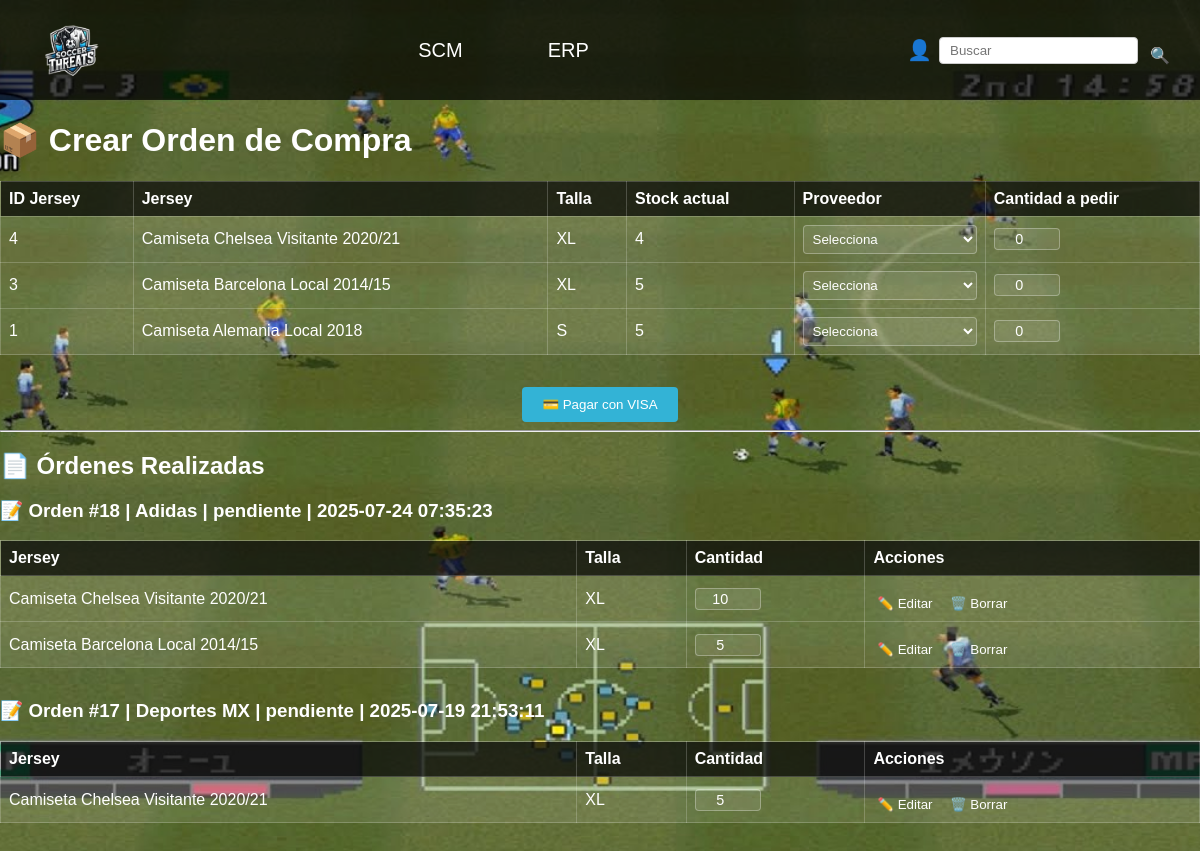
Screenshot of /compras.php (signed in) with the database file from the repository.
### tables this page shows
CREATE TABLE `jersey_tallas` (
  `id_jersey` int NOT NULL,
  `id_talla` int NOT NULL,
  `stock` int DEFAULT NULL
);

CREATE TABLE `jerseys` (
  `id_jersey` int NOT NULL,
  `nombre` varchar(150) DEFAULT NULL,
  `precio` decimal(8,2) DEFAULT NULL,
  `imagen_url` varchar(255) DEFAULT NULL,
  `temporada` varchar(20) DEFAULT NULL,
  `id_equipo` int DEFAULT NULL
);

CREATE TABLE `tallas` (
  `id_talla` int NOT NULL,
  `talla` varchar(5) DEFAULT NULL
);

CREATE TABLE `ordenes_compra` (
  `id_orden` int NOT NULL,
  `fecha` datetime DEFAULT CURRENT_TIMESTAMP,
  `id_proveedor` int DEFAULT NULL,
  `estado` enum('pendiente','enviado','recibido') DEFAULT 'pendiente'
);

CREATE TABLE `proveedores` (
  `id_proveedor` int NOT NULL,
  `nombre` varchar(100) DEFAULT NULL,
  `contacto` varchar(100) DEFAULT NULL,
  `telefono` varchar(20) DEFAULT NULL,
  `correo` varchar(150) DEFAULT NULL,
  `direccion` text
);

CREATE TABLE `orden_detalle` (
  `id_orden` int DEFAULT NULL,
  `id_jersey` int DEFAULT NULL,
  `id_talla` int DEFAULT NULL,
  `cantidad` int DEFAULT NULL
);

### compras.php (the view, shortened to what this page needs)
<?php
include 'auth.php';
$sql = "
SELECT jt.id_jersey, jt.id_talla, jt.stock, j.nombre AS jersey_nombre, t.talla AS talla_nombre
FROM jersey_tallas jt
JOIN jerseys j ON jt.id_jersey = j.id_jersey
JOIN tallas t ON jt.id_talla = t.id_talla
WHERE jt.stock <= 5
ORDER BY jt.stock ASC
";
$result = $conn->query($sql);
$ordenes = $conn->query("
SELECT oc.id_orden, oc.fecha, oc.estado, p.nombre AS proveedor
FROM ordenes_compra oc
JOIN proveedores p ON oc.id_proveedor = p.id_proveedor
ORDER BY oc.fecha DESC
");
?>
<!DOCTYPE html>
<html lang="es">
<head>
    <link rel="stylesheet" href="static/styles/index.css">
    <link rel="stylesheet" href="static/styles/modal.css">
    <link rel="stylesheet" href="static/styles/perfil.css">
    <link rel="stylesheet" href="static/styles/dropdown.css">
    <link rel="stylesheet" href="static/styles/compras.css">
</head>
<body>
    <header class="menu">
        <img src="static/images/logo.png" alt="Logo" class="logo">
        <ul>
            <li>
                <a href="#">SCM</a>
            </li>
            <li>
                <a href="#">ERP</a>
            </li>
        </ul>
        <form class="buscador" action="/buscar" method="get">
            <a href="#" class="profile" id="openLogin">👤</a>
            <input type="text" name="q" placeholder="Buscar">
            <button type="submit">🔍</button>
        </form>
    </header>
    <h1>📦 Crear Orden de Compra</h1>
    <form method="post">
        <table border="1" cellpadding="5" cellspacing="0">
            <thead>
                <tr>
                    <th>ID Jersey</th>
                    <th>Jersey</th>
                    <th>Talla</th>
                    <th>Stock actual</th>
                    <th>Proveedor</th>
                    <th>Cantidad a pedir</th>
                </tr>
            </thead>
            <tbody>
                <?php while ($row = $result->fetch_assoc()) : ?>
                <tr>
                    <td><?= htmlspecialchars($row['id_jersey']) ?></td>
                    <td><?= htmlspecialchars($row['jersey_nombre']) ?></td>
                    <td><?= htmlspecialchars($row['talla_nombre']) ?></td>
                    <td><?= (int) $row['stock'] ?></td>
                    <td>
                        <select name="proveedor[<?= $row['id_jersey'] . '_' . $row['id_talla'] ?>]" required>
                            <option value="">Selecciona</option>
                        </select>
                    </td>
                    <td>
                        <input type="number" name="cantidad[<?= $row['id_jersey'] . '_' . $row['id_talla'] ?>]" min="0" value="0" style="width:60px;">
                    </td>
                </tr>
                <?php endwhile; ?>
            </tbody>
        </table>
        <button type="submit">💳 Pagar con VISA</button>
    </form>
    <hr>
    <h2>📄 Órdenes Realizadas</h2>
    <?php if ($ordenes->num_rows == 0): ?>
        <p>No hay órdenes de compra registradas.</p>
    <?php else: ?>
        <?php while ($orden = $ordenes->fetch_assoc()): ?>
            <h3>📝 Orden #<?= $orden['id_orden'] ?> | <?= htmlspecialchars($orden['proveedor']) ?> | <?= htmlspecialchars($orden['estado']) ?> | <?= $orden['fecha'] ?></h3>
            <?php
            $stmt = $conn->prepare("
                SELECT od.id_orden, od.id_jersey, od.id_talla, j.nombre AS jersey, t.talla, od.cantidad
                FROM orden_detalle od
                JOIN jerseys j ON od.id_jersey = j.id_jersey
                JOIN tallas t ON od.id_talla = t.id_talla
                WHERE od.id_orden = ?
            ");
            $stmt->bind_param("i", $orden['id_orden']);
            $stmt->execute();
            $detalle = $stmt->get_result();
            ?>
            <form method="post" onsubmit="return confirm('¿Seguro que quieres realizar esta acción?');">
                <table class="detalle" border="1" cellpadding="5" cellspacing="0">
                    <thead>
                        <tr>
                            <th>Jersey</th>
                            <th>Talla</th>
                            <th>Cantidad</th>
                            <th>Acciones</th>
                        </tr>
                    </thead>
                    <tbody>
                        <?php while ($row = $detalle->fetch_assoc()): ?>
                        <tr>
                            <td><?= htmlspecialchars($row['jersey']) ?></td>
                            <td><?= htmlspecialchars($row['talla']) ?></td>
                            <td>
                                <input type="number" name="cantidades[<?= $row['id_jersey'].'_'.$row['id_talla'] ?>]" value="<?= (int)$row['cantidad'] ?>" min="1" required style="width:60px;">
                            </td>
                            <td>
                                <div class="acciones">
                                    <button type="submit" name="accion" value="editar">✏️ Editar</button>
                                    <button type="submit" name="accion" value="borrar" onclick="return confirm('¿Estás seguro de borrar esta orden?');">🗑️ Borrar</button>
                                </div>
                            </td>
                        </tr>
                        <?php endwhile; ?>
                    </tbody>
                </table>
            </form>
        <?php endwhile; ?>
    <?php endif; ?>
</body>
</html>

### static/styles/index.css (style rules this page uses)
.menu { background-color: #333; padding: 20px; display: flex; align-items: center; justify-content: space-between; height: 80px; }
.buscador { display: flex; align-items: center; gap: 2px; }
.cart, .profile { font-size: 20px; text-decoration: none; color: #fff; cursor: pointer; margin-right: 5px; transition: color 0.3s ease; }
.buscador input[type="text"] { border: 1px solid #ccc; padding: 5px 10px; border-radius: 4px; outline: none; flex-grow: 1; }
.buscador button { border: none; background-color: transparent; cursor: pointer; padding: 5px 10px; font-size: 16px; color: #fff; }
.logo { width: 60px; height: auto; margin-left: 20px; }
.menu ul { list-style: none; margin: 0; padding: 0; display: flex; justify-content: center; flex-grow: 1; }
.menu ul li { margin: 0 15px; }
.menu ul li a { color: white; text-decoration: none; font-size: 20px; padding: 15px 20px; position: relative; }
.menu ul li a::after { content: ''; position: absolute; bottom: 0; left: 0; width: 100%; height: 3px; background-color: #fff; transform: scaleX(0); transition: transform 0.3s ease-in-out; }

### static/styles/dropdown.css (style rules this page uses)
.menu ul { list-style: none; margin: 0; padding: 0; display: flex; }
.menu li { position: relative; }

### static/styles/compras.css (style rules this page uses)
body { font-family: Arial, sans-serif; margin: 0; padding: 0; background: url('/soccer/static/images/wall/compras.jpg') no-repeat center center fixed; background-size: cover; color: #fff; }
header.menu { background-color: rgba(0, 0, 0, 0.7); color: #fff; padding: 10px 20px; display: flex; align-items: center; justify-content: space-between; }
header.menu ul { list-style: none; display: flex; gap: 15px; margin: 0; padding: 0; }
header.menu a { color: #fff; text-decoration: none; transition: color 0.3s ease; }
table { border-collapse: collapse; width: 100%; margin-bottom: 2em; background: rgba(255, 255, 255, 0.1); color: #fff; }
table th, table td { border: 1px solid rgba(255, 255, 255, 0.2); padding: 8px; text-align: left; }
table th { background: rgba(0, 0, 0, 0.7); }
form input[type="number"], form select { width: 100%; padding: 5px; background: rgba(255, 255, 255, 0.1); border: 1px solid rgba(255, 255, 255, 0.3); color: #fff; border-radius: 4px; }
form button { background-color: #33b3d6; color: white; border: none; cursor: pointer; transition: background 0.3s ease; padding: 10px 20px; border-radius: 4px; margin-top: 10px; display: block; margin-left: auto; margin-right: auto; }
.detalle td button { display: inline-block; margin-right: 5px; vertical-align: middle; }
.detalle td button { background: transparent; border: none; color: inherit; cursor: pointer; padding: 2px 4px; display: inline-block; margin-right: 5px; vertical-align: middle; }
.detalle input[type="number"], table input[type="number"] { width: 50px; text-align: center; padding: 2px; font-size: 0.9em; }

### rows the page displays
jersey_tallas: id_jersey "4", id_jersey.nombre "Camiseta Chelsea Visitante 2020/21", id_talla.talla "XL", stock "4"
jersey_tallas: id_jersey "3", id_jersey.nombre "Camiseta Barcelona Local 2014/15", id_talla.talla "XL", stock "5"
jersey_tallas: id_jersey "1", id_jersey.nombre "Camiseta Alemania Local 2018", id_talla.talla "S", stock "5"
ordenes_compra: id_orden "18", id_proveedor.nombre "Adidas", estado "pendiente", fecha "2025-07-24 07:35:23"
orden_detalle: jerseys.nombre "Camiseta Chelsea Visitante 2020/21", tallas.talla "XL", cantidad "10"
orden_detalle: jerseys.nombre "Camiseta Barcelona Local 2014/15", tallas.talla "XL", cantidad "5"
ordenes_compra: id_orden "17", id_proveedor.nombre "Deportes MX", estado "pendiente", fecha "2025-07-19 21:53:11"
orden_detalle: jerseys.nombre "Camiseta Chelsea Visitante 2020/21", tallas.talla "XL", cantidad "5"
